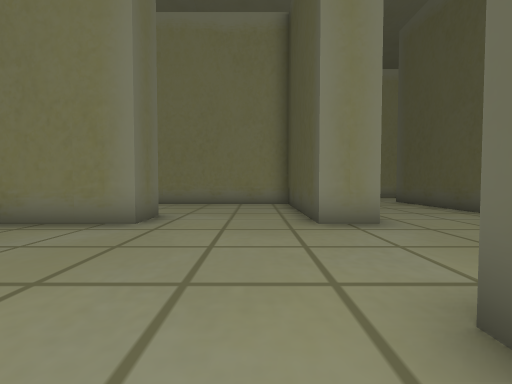
[1] (above)

24 first-person views from a walk through a scene from a Unity 3-D project. The camera is 1.5 m above the floor, tilts 2° down and sees 90° across. The floor is counted in squares, 2 m on a side. Each view is taken from the middle of a square. On the plan, view 1 faces up. The plan holds only what a view shows up to about 9 squares ahead; the rest is blank. The place goes on beyond the plan. The player is left out.

[2]
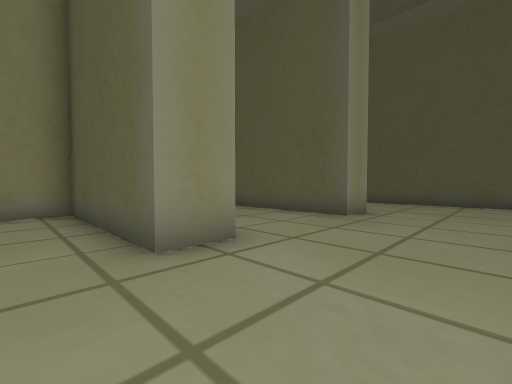

[3]
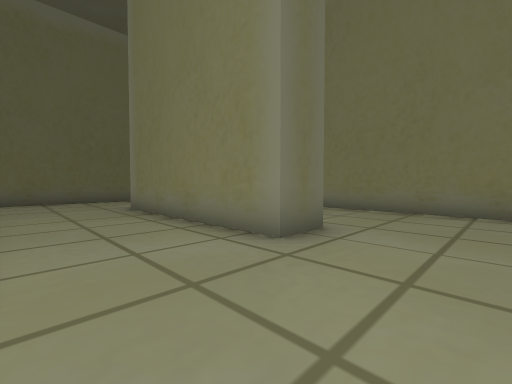

[4]
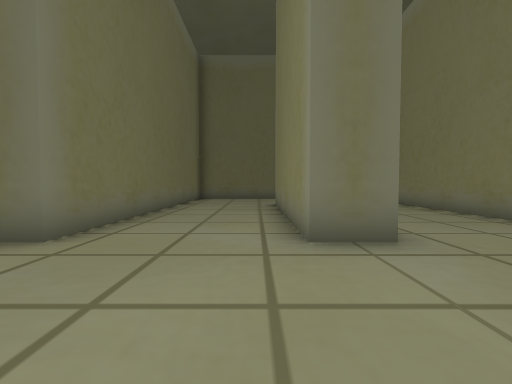

[5]
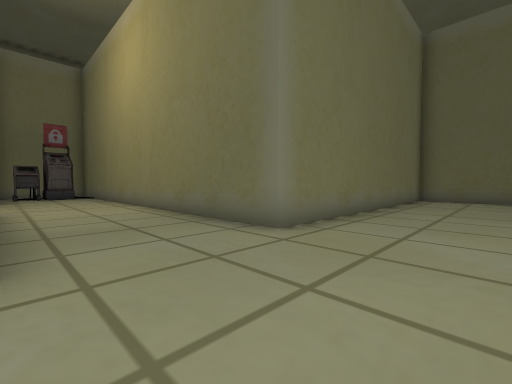

[6]
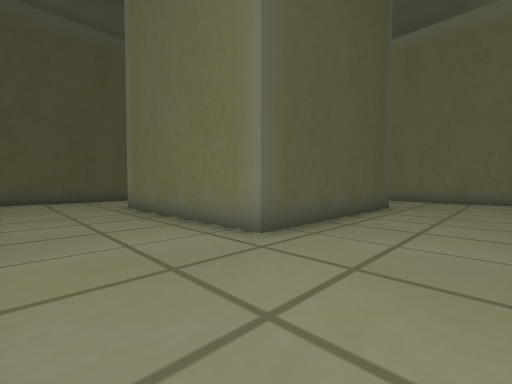

[7]
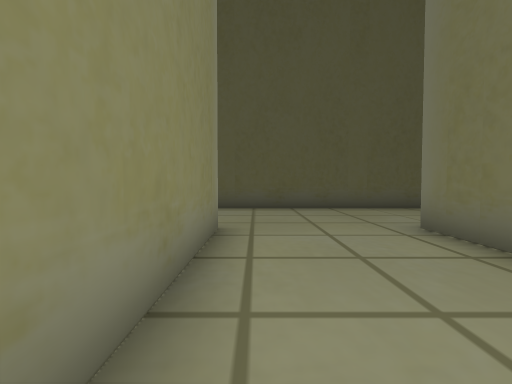

[8]
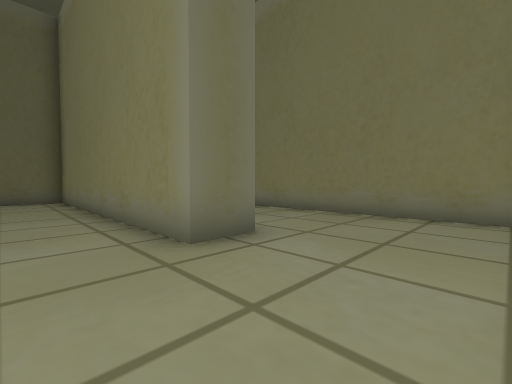

[9]
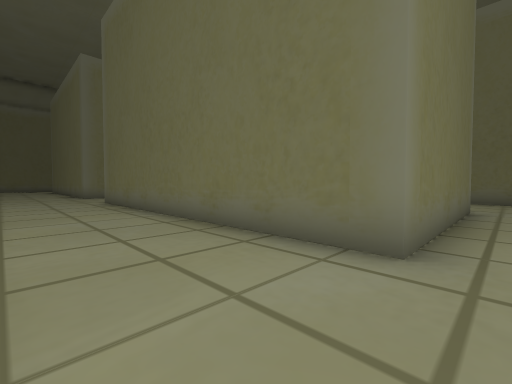

[10]
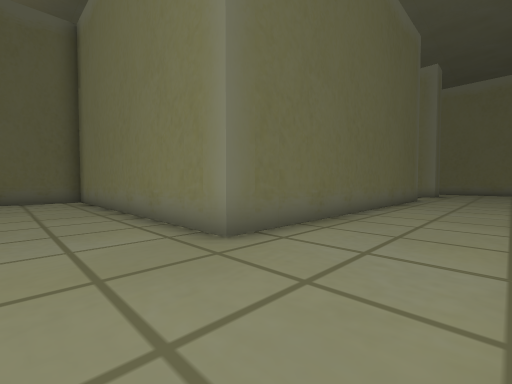

[11]
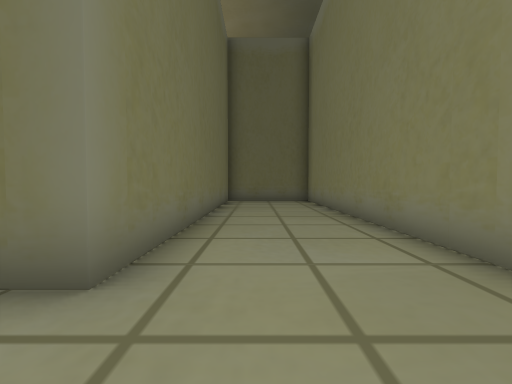

[12]
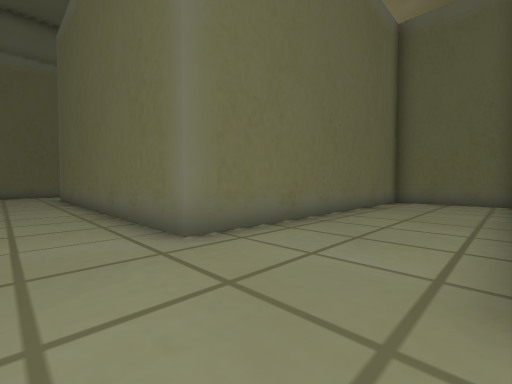

[13]
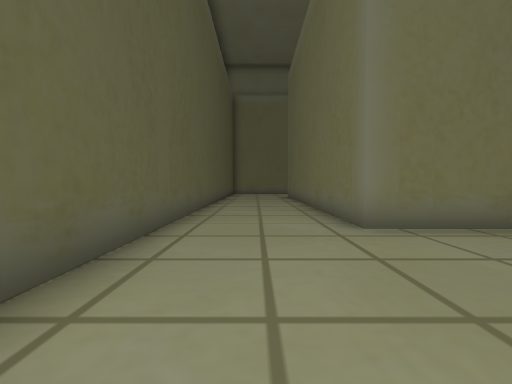

[14]
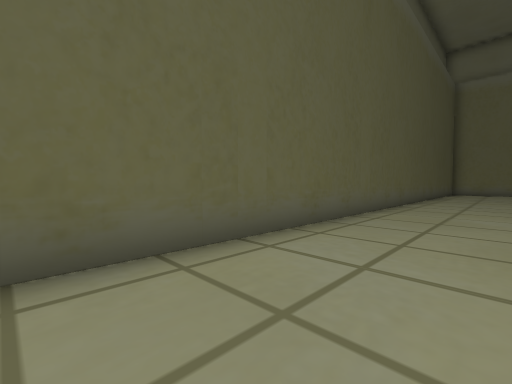

[15]
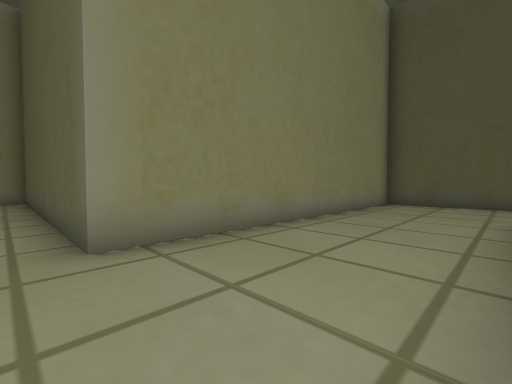

[16]
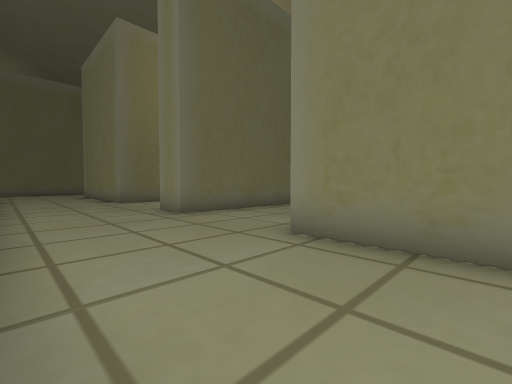

[17]
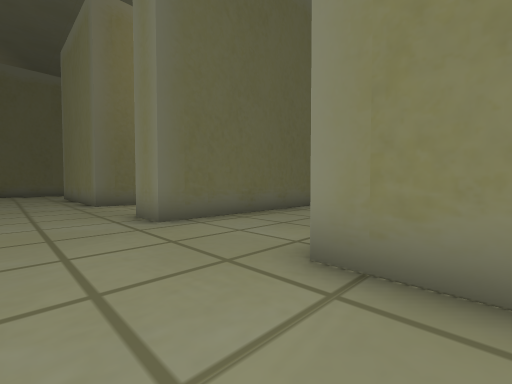

[18]
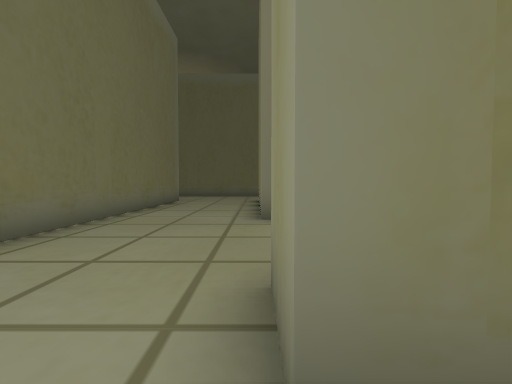

[19]
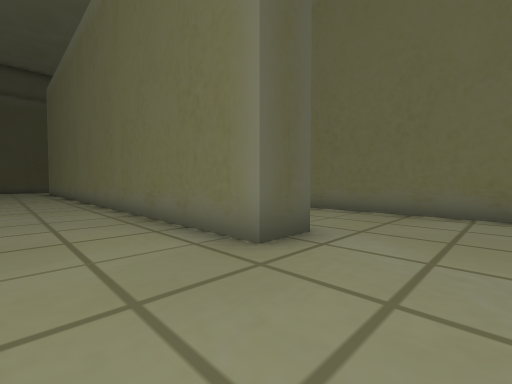

[20]
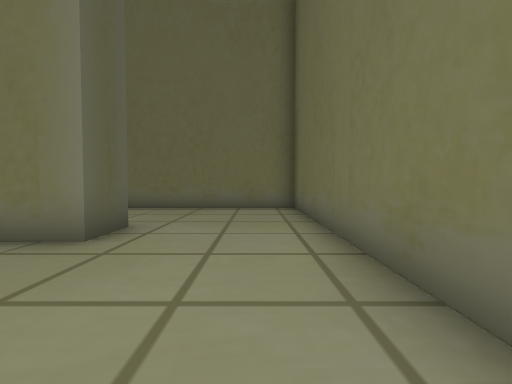

[21]
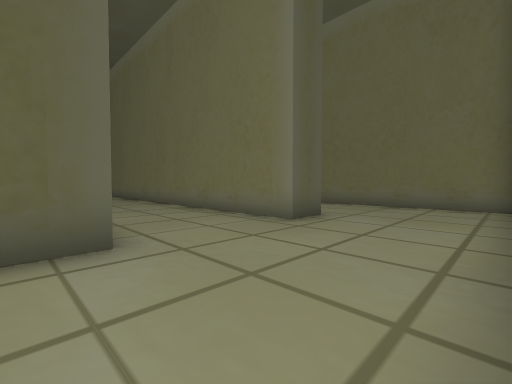

[22]
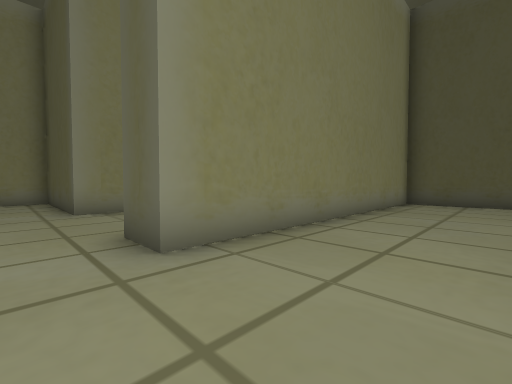

[23]
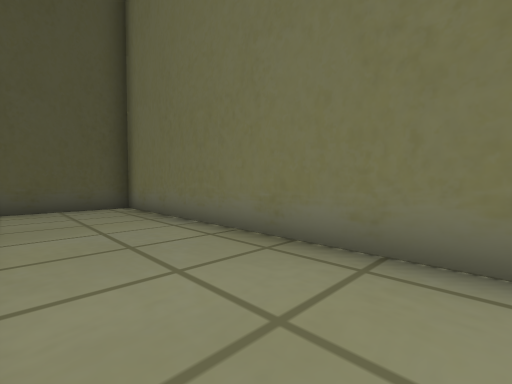

[24]
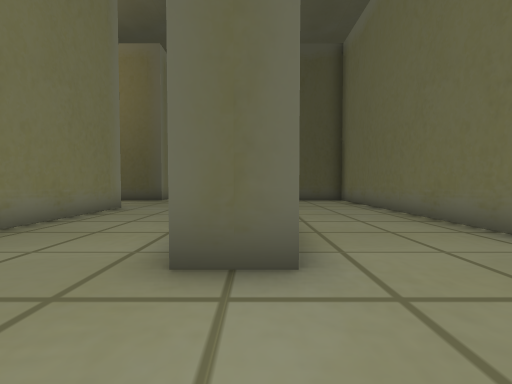

### Floor plan
Points are (right, up) in squares from view 1. A wall is a line through its corners. A room is listed if a view was taken in it or the views show most of it. See-through windows are left out.
Room 1 (views 1, 2, 3, 4, 5, 6, 7, 8, 9, 10, 11, 12, 13, 14, 15, 16, 17, 18, 19, 20, 21, 22, 23, 24)
walls: (2.4, 4.7) (1.2, 4.7) (1.2, 9.2) (-8, 9.2); (6.7, 4.7) (5.6, 4.7) (5.6, 10.3) (11.2, 10.3) (11.2, 0.2) (3.4, 0.2); (-2.2, 5.9) (-2.2, 4.7) (-7.9, 4.7); (3, 1.3) (4.1, 1.3); (2.3, 13.1) (2.3, 10); (2.3, 0.1) (2.3, -2); (10.1, 1.9) (10.1, 4.6); (3.4, -3.2) (11.2, -3.2) (11.2, -8.5); (11.2, 14.7) (11.2, 13.6) (2.9, 13.6); (14.6, 8) (14.6, 18.1) (5.6, 18.1) (5.6, 19.5); (2.3, 19.5) (2.3, 18.1) (1.1, 18.1); (-9.1, 1.3) (-2.2, 1.3) (-2.2, -5.6); (-2.2, 19.4) (-2.2, 18.1) (-7.8, 18.1) (-7.8, 19.5); (-11.2, 4) (-11.2, 2); (-11.2, 16.9) (-11.2, 10.3) (1.2, 10.3) (1.2, 13.6) (-7.8, 13.6) (-7.8, 14.7) (0.5, 14.7); (14.6, -8) (14.6, 3.1)

Positions as (right, up) in squares from view 1, and headings:
1: (0, 0), facing up
2: (0, 2), facing up-right
3: (0, 2), facing up-left
4: (1, 4), facing left
5: (1, 4), facing down-left
6: (3, 13), facing down-right
7: (7, 13), facing right
8: (14, 12), facing up-left
9: (14, 11), facing down-left
10: (14, -2), facing up-left
11: (13, -2), facing left
12: (13, 0), facing down-left
13: (13, 1), facing down
14: (12, 3), facing down-right
15: (5, 15), facing up-right
16: (8, 15), facing up-left
17: (7, 16), facing up-left
18: (3, 18), facing left
19: (-10, 17), facing down-right
20: (-10, 18), facing down
21: (-11, 19), facing down-right
22: (-9, 11), facing up-right
23: (-7, 13), facing down-right
24: (-10, 14), facing right
